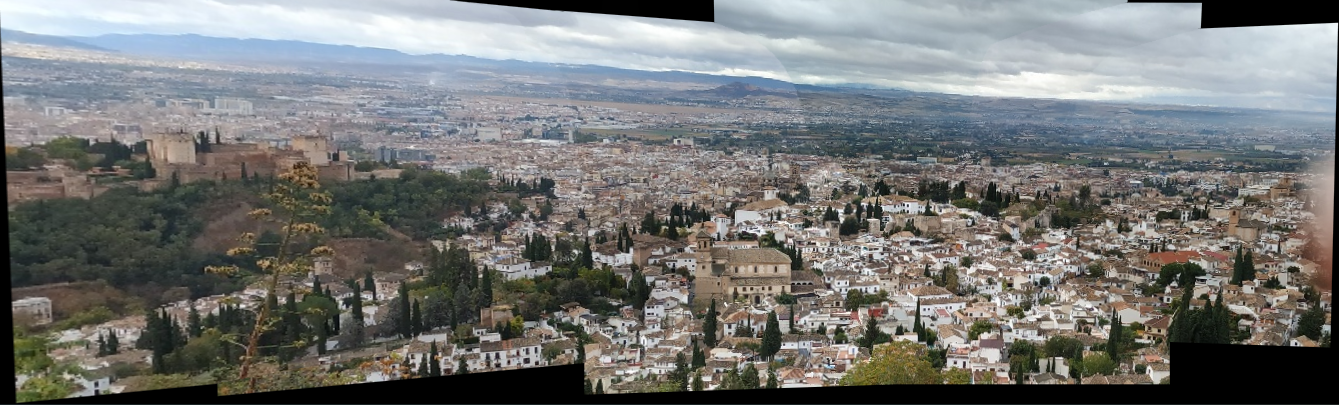
#> input picture images/Untitled 1.png, 1339 x 405 px
$ python -i featureExtraction.py   (imports and definitions only)
#> lines starting #> are read from the running program, lines starting #| are printed output that depends on the picture
import cv2 as cv
import numpy as np
import matplotlib.pyplot as plt
from itertools import compress
from logger import logger

class featureExtraction:
    def __init__(self,image_list,k=2,featureDetection="SIFT",featureMatching="BF",match_threshold=100,maximum_matches=6,feature_correspondences=4,RANSAC_iterations=500):
        self.image_list = self.initialize_images(image_list)
        self.num_images = len(image_list)
        self.keypoints = []
        self.descriptors = []
        self.matches = np.empty((self.num_images,self.num_images),dtype=object)
        self.inliers = np.zeros((self.num_images,self.num_images),dtype=int)
        self.homographies = self.initialize_homographies()
        self.adjacency_matrix = np.zeros((self.num_images,self.num_images),dtype=int)
        self.k = k
        self.featureMatching = featureMatching
        self.featureDetection = featureDetection
        self.ratio = 0.7
        self.match_threshold = match_threshold
        self.maximum_matches = maximum_matches
        self.feature_correspondences = feature_correspondences
        self.RANSAC_iterations = RANSAC_iterations


    def initialize_images(self,image_list):
        # Convert all images in image_list to grayscale
        # Input:
        #   image_list: list of images
        # Output:
        #   image_list: list of grayscale images
        for i in range(len(image_list)):
            image_list[i] = cv.cvtColor(image_list[i], cv.COLOR_BGR2GRAY)
        return image_list

    # [341 lines left out: functions initialize_homographies, process_maximum_matches, get_H_matrix, validate_homography, compute_homograpies, extractSIFTFeatures and 8 more, not called in this run]

>>> import cv2
>>> picture = cv2.imread('images/Untitled 1.png', cv2.IMREAD_GRAYSCALE)
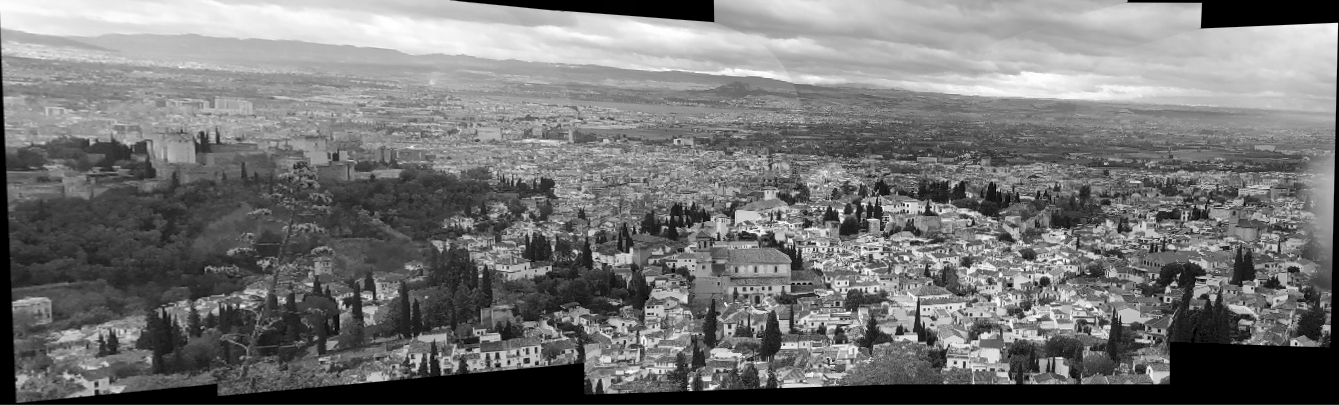
#> picture: shape (405, 1339); min 0, max 255, mean 117.8
>>> result = featureExtraction(picture).run()
#> the loop in initialize_images, `for i in range(len(image_list)):` made 1 pass
#> (the run stopped early here; a loop or call above may not have finished)
